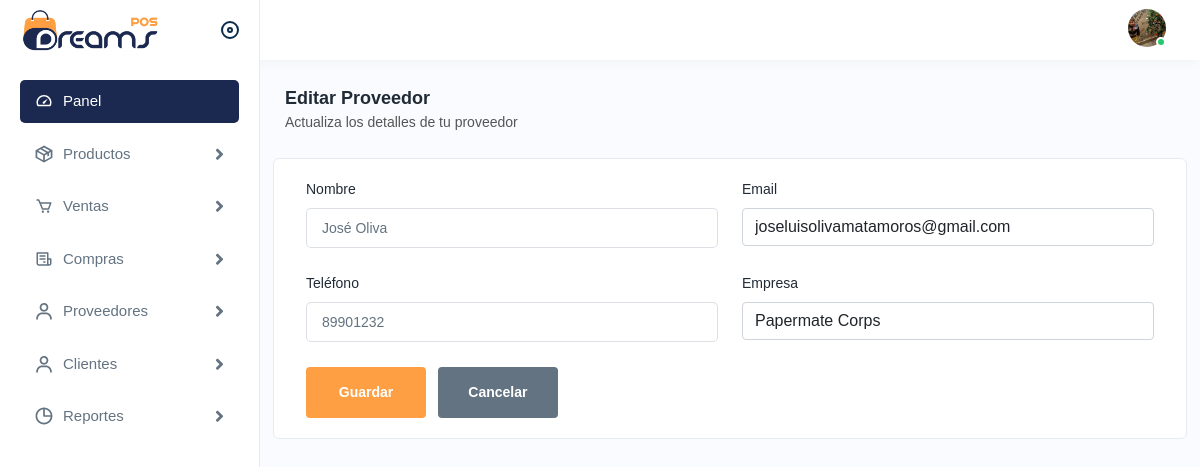
/update/supplier/3/ (signed in), run on the app's committed database.
### backend/models.py (models this page shows, shortened)
class Proveedor(models.Model):
    nombre = models.CharField(max_length=100)
    email = models.EmailField(max_length=255, blank=True, null=True)
    telefono = models.CharField(max_length=15, blank=True, null=True)
    empresa = models.ForeignKey(Empresa, on_delete=models.CASCADE)

### backend/views.py (the view)
# urls.py: path('update/supplier/<int:pk>/', login_required(SupplierUpdateView.as_view()), name='update_supplier'),
class SupplierUpdateView(UpdateView):
    model = Proveedor
    form_class = SupplierForm
    template_name = 'dashboard/update_supplier.html'
    success_url = reverse_lazy('list_supplier')

### backend/forms.py
class SupplierForm(forms.ModelForm):
    class Meta:
        model = Proveedor
        fields = '__all__'

### backend/models.py (called while the page is built)
    def __str__(self):
        return self.nombre

### backend/templates/dashboard/update_supplier.html (shortened to what this page needs)
{% extends 'base.html' %}
{% load static %}
{% load widget_tweaks %}
{% block content %}
<div class="page-header">
    <div class="page-title">
        <h4>Editar Proveedor</h4>
        <h6>Actualiza los detalles de tu proveedor</h6>
    </div>
</div>
<div class="card">
    <div class="card-body">
        <form method="POST" enctype="multipart/form-data">
            <div class="row">
                <div class="col-lg-6 col-sm-6 col-12">
                    <div class="form-group">
                        <label for="{{ form.nombre.id_for_label }}">Nombre</label>
                        {% render_field form.nombre class="form-control" %}
                    </div>
                </div>
                <div class="col-lg-6 col-sm-6 col-12">
                    <div class="form-group">
                        <label for="{{ form.email.id_for_label }}">Email</label>
                        {% render_field form.email class="form-control" %}
                    </div>
                </div>
                <div class="col-lg-6 col-sm-6 col-12">
                    <div class="form-group">
                        <label for="{{ form.telefono.id_for_label }}">Teléfono</label>
                        {% render_field form.telefono class="form-control" %}
                    </div>
                </div>
                <div class="col-lg-6 col-sm-6 col-12">
                    <div class="form-group">
                        <label for="{{ form.empresa.id_for_label }}">Empresa</label>
                        {% render_field form.empresa class="form-control" %}
                    </div>
                </div>
                <div class="col-lg-12">
                    <button type="submit" class="btn btn-submit me-2">Guardar</button>
                    <a href="{% url 'list_supplier' %}" class="btn btn-cancel">Cancelar</a>
                </div>
            </div>
        </form>
    </div>
</div>
{% endblock content %}</div>

### data on the page
Proveedor: nombre "José Oliva", email "joseluisolivamatamoros@gmail.com", telefono "89901232", empresa "Papermate Corps"
